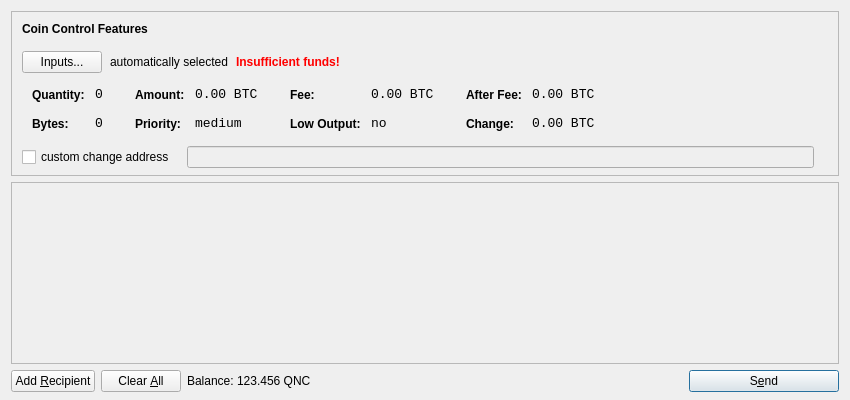
<?xml version="1.0" encoding="UTF-8"?>
<ui version="4.0">
 <class>SendCoinsDialog</class>
 <widget class="QDialog" name="SendCoinsDialog">
  <property name="geometry">
   <rect>
    <x>0</x>
    <y>0</y>
    <width>850</width>
    <height>400</height>
   </rect>
  </property>
  <property name="windowTitle">
   <string>Send Coins</string>
  </property>
  <layout class="QVBoxLayout" name="verticalLayout" stretch="0,1,0">
   <property name="bottomMargin">
    <number>8</number>
   </property>
   <item>
    <widget class="QFrame" name="frameCoinControl">
     <property name="sizePolicy">
      <sizepolicy hsizetype="Expanding" vsizetype="Expanding">
       <horstretch>0</horstretch>
       <verstretch>0</verstretch>
      </sizepolicy>
     </property>
     <property name="maximumSize">
      <size>
       <width>16777215</width>
       <height>16777215</height>
      </size>
     </property>
     <property name="frameShape">
      <enum>QFrame::StyledPanel</enum>
     </property>
     <property name="frameShadow">
      <enum>QFrame::Sunken</enum>
     </property>
     <layout class="QVBoxLayout" name="verticalLayoutCoinControl2">
      <property name="spacing">
       <number>-1</number>
      </property>
      <property name="leftMargin">
       <number>0</number>
      </property>
      <property name="topMargin">
       <number>0</number>
      </property>
      <property name="rightMargin">
       <number>0</number>
      </property>
      <property name="bottomMargin">
       <number>6</number>
      </property>
      <item>
       <layout class="QVBoxLayout" name="verticalLayoutCoinControl" stretch="0,0,0,0,1">
        <property name="spacing">
         <number>0</number>
        </property>
        <property name="leftMargin">
         <number>10</number>
        </property>
        <property name="topMargin">
         <number>10</number>
        </property>
        <item>
         <layout class="QHBoxLayout" name="horizontalLayoutCoinControl1">
          <property name="bottomMargin">
           <number>15</number>
          </property>
          <item>
           <widget class="QLabel" name="labelCoinControlFeatures">
            <property name="sizePolicy">
             <sizepolicy hsizetype="Preferred" vsizetype="Maximum">
              <horstretch>0</horstretch>
              <verstretch>0</verstretch>
             </sizepolicy>
            </property>
            <property name="font">
             <font>
              <weight>75</weight>
              <bold>true</bold>
             </font>
            </property>
            <property name="styleSheet">
             <string notr="true">font-weight:bold;</string>
            </property>
            <property name="text">
             <string>Coin Control Features</string>
            </property>
           </widget>
          </item>
         </layout>
        </item>
        <item>
         <layout class="QHBoxLayout" name="horizontalLayoutCoinControl2" stretch="0,0,0,0">
          <property name="spacing">
           <number>8</number>
          </property>
          <property name="bottomMargin">
           <number>10</number>
          </property>
          <item>
           <widget class="QPushButton" name="pushButtonCoinControl">
            <property name="styleSheet">
             <string notr="true"/>
            </property>
            <property name="text">
             <string>Inputs...</string>
            </property>
           </widget>
          </item>
          <item>
           <widget class="QLabel" name="labelCoinControlAutomaticallySelected">
            <property name="text">
             <string>automatically selected</string>
            </property>
            <property name="margin">
             <number>5</number>
            </property>
           </widget>
          </item>
          <item>
           <widget class="QLabel" name="labelCoinControlInsuffFunds">
            <property name="font">
             <font>
              <weight>75</weight>
              <bold>true</bold>
             </font>
            </property>
            <property name="styleSheet">
             <string notr="true">color:red;font-weight:bold;</string>
            </property>
            <property name="text">
             <string>Insufficient funds!</string>
            </property>
            <property name="margin">
             <number>5</number>
            </property>
           </widget>
          </item>
          <item>
           <spacer name="horizontalSpacerCoinControl">
            <property name="orientation">
             <enum>Qt::Horizontal</enum>
            </property>
            <property name="sizeHint" stdset="0">
             <size>
              <width>40</width>
              <height>1</height>
             </size>
            </property>
           </spacer>
          </item>
         </layout>
        </item>
        <item>
         <widget class="QWidget" name="widgetCoinControl" native="true">
          <property name="sizePolicy">
           <sizepolicy hsizetype="Preferred" vsizetype="Preferred">
            <horstretch>0</horstretch>
            <verstretch>0</verstretch>
           </sizepolicy>
          </property>
          <property name="minimumSize">
           <size>
            <width>0</width>
            <height>0</height>
           </size>
          </property>
          <property name="styleSheet">
           <string notr="true"/>
          </property>
          <layout class="QHBoxLayout" name="horizontalLayoutCoinControl5">
           <property name="margin">
            <number>0</number>
           </property>
           <item>
            <layout class="QHBoxLayout" name="horizontalLayoutCoinControl3" stretch="0,0,0,1">
             <property name="spacing">
              <number>20</number>
             </property>
             <property name="topMargin">
              <number>0</number>
             </property>
             <property name="bottomMargin">
              <number>10</number>
             </property>
             <item>
              <layout class="QFormLayout" name="formLayoutCoinControl1">
               <property name="horizontalSpacing">
                <number>10</number>
               </property>
               <property name="verticalSpacing">
                <number>14</number>
               </property>
               <property name="leftMargin">
                <number>10</number>
               </property>
               <property name="topMargin">
                <number>4</number>
               </property>
               <property name="rightMargin">
                <number>6</number>
               </property>
               <item row="0" column="0">
                <widget class="QLabel" name="labelCoinControlQuantityText">
                 <property name="styleSheet">
                  <string notr="true">font-weight:bold;</string>
                 </property>
                 <property name="text">
                  <string>Quantity:</string>
                 </property>
                 <property name="margin">
                  <number>0</number>
                 </property>
                </widget>
               </item>
               <item row="0" column="1">
                <widget class="QLabel" name="labelCoinControlQuantity">
                 <property name="font">
                  <font>
                   <family>Monospace</family>
                   <pointsize>10</pointsize>
                  </font>
                 </property>
                 <property name="cursor">
                  <cursorShape>IBeamCursor</cursorShape>
                 </property>
                 <property name="contextMenuPolicy">
                  <enum>Qt::ActionsContextMenu</enum>
                 </property>
                 <property name="text">
                  <string notr="true">0</string>
                 </property>
                 <property name="margin">
                  <number>0</number>
                 </property>
                 <property name="textInteractionFlags">
                  <set>Qt::LinksAccessibleByMouse|Qt::TextSelectableByKeyboard|Qt::TextSelectableByMouse</set>
                 </property>
                </widget>
               </item>
               <item row="1" column="0">
                <widget class="QLabel" name="labelCoinControlBytesText">
                 <property name="styleSheet">
                  <string notr="true">font-weight:bold;</string>
                 </property>
                 <property name="text">
                  <string>Bytes:</string>
                 </property>
                </widget>
               </item>
               <item row="1" column="1">
                <widget class="QLabel" name="labelCoinControlBytes">
                 <property name="font">
                  <font>
                   <family>Monospace</family>
                   <pointsize>10</pointsize>
                  </font>
                 </property>
                 <property name="cursor">
                  <cursorShape>IBeamCursor</cursorShape>
                 </property>
                 <property name="contextMenuPolicy">
                  <enum>Qt::ActionsContextMenu</enum>
                 </property>
                 <property name="text">
                  <string notr="true">0</string>
                 </property>
                 <property name="textInteractionFlags">
                  <set>Qt::LinksAccessibleByMouse|Qt::TextSelectableByKeyboard|Qt::TextSelectableByMouse</set>
                 </property>
                </widget>
               </item>
              </layout>
             </item>
             <item>
              <layout class="QFormLayout" name="formLayoutCoinControl2">
               <property name="horizontalSpacing">
                <number>10</number>
               </property>
               <property name="verticalSpacing">
                <number>14</number>
               </property>
               <property name="leftMargin">
                <number>6</number>
               </property>
               <property name="topMargin">
                <number>4</number>
               </property>
               <property name="rightMargin">
                <number>6</number>
               </property>
               <item row="0" column="0">
                <widget class="QLabel" name="labelCoinControlAmountText">
                 <property name="styleSheet">
                  <string notr="true">font-weight:bold;</string>
                 </property>
                 <property name="text">
                  <string>Amount:</string>
                 </property>
                 <property name="margin">
                  <number>0</number>
                 </property>
                </widget>
               </item>
               <item row="0" column="1">
                <widget class="QLabel" name="labelCoinControlAmount">
                 <property name="font">
                  <font>
                   <family>Monospace</family>
                   <pointsize>10</pointsize>
                  </font>
                 </property>
                 <property name="cursor">
                  <cursorShape>IBeamCursor</cursorShape>
                 </property>
                 <property name="contextMenuPolicy">
                  <enum>Qt::ActionsContextMenu</enum>
                 </property>
                 <property name="text">
                  <string notr="true">0.00 BTC</string>
                 </property>
                 <property name="textInteractionFlags">
                  <set>Qt::LinksAccessibleByMouse|Qt::TextSelectableByKeyboard|Qt::TextSelectableByMouse</set>
                 </property>
                </widget>
               </item>
               <item row="1" column="0">
                <widget class="QLabel" name="labelCoinControlPriorityText">
                 <property name="styleSheet">
                  <string notr="true">font-weight:bold;</string>
                 </property>
                 <property name="text">
                  <string>Priority:</string>
                 </property>
                </widget>
               </item>
               <item row="1" column="1">
                <widget class="QLabel" name="labelCoinControlPriority">
                 <property name="font">
                  <font>
                   <family>Monospace</family>
                   <pointsize>10</pointsize>
                  </font>
                 </property>
                 <property name="cursor">
                  <cursorShape>IBeamCursor</cursorShape>
                 </property>
                 <property name="contextMenuPolicy">
                  <enum>Qt::ActionsContextMenu</enum>
                 </property>
                 <property name="text">
                  <string>medium</string>
                 </property>
                 <property name="textInteractionFlags">
                  <set>Qt::LinksAccessibleByMouse|Qt::TextSelectableByKeyboard|Qt::TextSelectableByMouse</set>
                 </property>
                </widget>
               </item>
              </layout>
             </item>
             <item>
              <layout class="QFormLayout" name="formLayoutCoinControl3">
               <property name="horizontalSpacing">
                <number>10</number>
               </property>
               <property name="verticalSpacing">
                <number>14</number>
               </property>
               <property name="leftMargin">
                <number>6</number>
               </property>
               <property name="topMargin">
                <number>4</number>
               </property>
               <property name="rightMargin">
                <number>6</number>
               </property>
               <item row="0" column="0">
                <widget class="QLabel" name="labelCoinControlFeeText">
                 <property name="styleSheet">
                  <string notr="true">font-weight:bold;</string>
                 </property>
                 <property name="text">
                  <string>Fee:</string>
                 </property>
                 <property name="margin">
                  <number>0</number>
                 </property>
                </widget>
               </item>
               <item row="0" column="1">
                <widget class="QLabel" name="labelCoinControlFee">
                 <property name="font">
                  <font>
                   <family>Monospace</family>
                   <pointsize>10</pointsize>
                  </font>
                 </property>
                 <property name="cursor">
                  <cursorShape>IBeamCursor</cursorShape>
                 </property>
                 <property name="contextMenuPolicy">
                  <enum>Qt::ActionsContextMenu</enum>
                 </property>
                 <property name="text">
                  <string notr="true">0.00 BTC</string>
                 </property>
                 <property name="textInteractionFlags">
                  <set>Qt::LinksAccessibleByMouse|Qt::TextSelectableByKeyboard|Qt::TextSelectableByMouse</set>
                 </property>
                </widget>
               </item>
               <item row="1" column="0">
                <widget class="QLabel" name="labelCoinControlLowOutputText">
                 <property name="styleSheet">
                  <string notr="true">font-weight:bold;</string>
                 </property>
                 <property name="text">
                  <string>Low Output:</string>
                 </property>
                </widget>
               </item>
               <item row="1" column="1">
                <widget class="QLabel" name="labelCoinControlLowOutput">
                 <property name="font">
                  <font>
                   <family>Monospace</family>
                   <pointsize>10</pointsize>
                  </font>
                 </property>
                 <property name="cursor">
                  <cursorShape>IBeamCursor</cursorShape>
                 </property>
                 <property name="contextMenuPolicy">
                  <enum>Qt::ActionsContextMenu</enum>
                 </property>
                 <property name="text">
                  <string>no</string>
                 </property>
                 <property name="textInteractionFlags">
                  <set>Qt::LinksAccessibleByMouse|Qt::TextSelectableByKeyboard|Qt::TextSelectableByMouse</set>
                 </property>
                </widget>
               </item>
              </layout>
             </item>
             <item>
              <layout class="QFormLayout" name="formLayoutCoinControl4">
               <property name="horizontalSpacing">
                <number>10</number>
               </property>
               <property name="verticalSpacing">
                <number>14</number>
               </property>
               <property name="leftMargin">
                <number>6</number>
               </property>
               <property name="topMargin">
                <number>4</number>
               </property>
               <property name="rightMargin">
                <number>6</number>
               </property>
               <item row="0" column="0">
                <widget class="QLabel" name="labelCoinControlAfterFeeText">
                 <property name="styleSheet">
                  <string notr="true">font-weight:bold;</string>
                 </property>
                 <property name="text">
                  <string>After Fee:</string>
                 </property>
                 <property name="margin">
                  <number>0</number>
                 </property>
                </widget>
               </item>
               <item row="0" column="1">
                <widget class="QLabel" name="labelCoinControlAfterFee">
                 <property name="font">
                  <font>
                   <family>Monospace</family>
                   <pointsize>10</pointsize>
                  </font>
                 </property>
                 <property name="cursor">
                  <cursorShape>IBeamCursor</cursorShape>
                 </property>
                 <property name="contextMenuPolicy">
                  <enum>Qt::ActionsContextMenu</enum>
                 </property>
                 <property name="text">
                  <string notr="true">0.00 BTC</string>
                 </property>
                 <property name="textInteractionFlags">
                  <set>Qt::LinksAccessibleByMouse|Qt::TextSelectableByKeyboard|Qt::TextSelectableByMouse</set>
                 </property>
                </widget>
               </item>
               <item row="1" column="0">
                <widget class="QLabel" name="labelCoinControlChangeText">
                 <property name="styleSheet">
                  <string notr="true">font-weight:bold;</string>
                 </property>
                 <property name="text">
                  <string>Change:</string>
                 </property>
                </widget>
               </item>
               <item row="1" column="1">
                <widget class="QLabel" name="labelCoinControlChange">
                 <property name="font">
                  <font>
                   <family>Monospace</family>
                   <pointsize>10</pointsize>
                  </font>
                 </property>
                 <property name="cursor">
                  <cursorShape>IBeamCursor</cursorShape>
                 </property>
                 <property name="contextMenuPolicy">
                  <enum>Qt::ActionsContextMenu</enum>
                 </property>
                 <property name="text">
                  <string notr="true">0.00 BTC</string>
                 </property>
                 <property name="textInteractionFlags">
                  <set>Qt::LinksAccessibleByMouse|Qt::TextSelectableByKeyboard|Qt::TextSelectableByMouse</set>
                 </property>
                </widget>
               </item>
              </layout>
             </item>
            </layout>
           </item>
          </layout>
         </widget>
        </item>
        <item>
         <layout class="QHBoxLayout" name="horizontalLayoutCoinControl4" stretch="0,0,0">
          <property name="spacing">
           <number>12</number>
          </property>
          <property name="sizeConstraint">
           <enum>QLayout::SetDefaultConstraint</enum>
          </property>
          <property name="topMargin">
           <number>5</number>
          </property>
          <property name="rightMargin">
           <number>5</number>
          </property>
          <item>
           <widget class="QCheckBox" name="checkBoxCoinControlChange">
            <property name="text">
             <string>custom change address</string>
            </property>
           </widget>
          </item>
          <item>
           <widget class="QLineEdit" name="lineEditCoinControlChange">
            <property name="enabled">
             <bool>false</bool>
            </property>
            <property name="sizePolicy">
             <sizepolicy hsizetype="Expanding" vsizetype="Fixed">
              <horstretch>0</horstretch>
              <verstretch>0</verstretch>
             </sizepolicy>
            </property>
           </widget>
          </item>
          <item>
           <widget class="QLabel" name="labelCoinControlChangeLabel">
            <property name="sizePolicy">
             <sizepolicy hsizetype="Preferred" vsizetype="Expanding">
              <horstretch>0</horstretch>
              <verstretch>0</verstretch>
             </sizepolicy>
            </property>
            <property name="minimumSize">
             <size>
              <width>0</width>
              <height>0</height>
             </size>
            </property>
            <property name="text">
             <string/>
            </property>
            <property name="margin">
             <number>3</number>
            </property>
           </widget>
          </item>
         </layout>
        </item>
        <item>
         <spacer name="verticalSpacerCoinControl">
          <property name="orientation">
           <enum>Qt::Vertical</enum>
          </property>
          <property name="sizeHint" stdset="0">
           <size>
            <width>800</width>
            <height>1</height>
           </size>
          </property>
         </spacer>
        </item>
       </layout>
      </item>
     </layout>
    </widget>
   </item>
   <item>
    <widget class="QScrollArea" name="scrollArea">
     <property name="widgetResizable">
      <bool>true</bool>
     </property>
     <widget class="QWidget" name="scrollAreaWidgetContents">
      <property name="geometry">
       <rect>
        <x>0</x>
        <y>0</y>
        <width>830</width>
        <height>165</height>
       </rect>
      </property>
      <layout class="QVBoxLayout" name="verticalLayout_2">
       <property name="margin">
        <number>0</number>
       </property>
       <item>
        <layout class="QVBoxLayout" name="entries">
         <property name="spacing">
          <number>6</number>
         </property>
        </layout>
       </item>
       <item>
        <spacer name="verticalSpacer">
         <property name="orientation">
          <enum>Qt::Vertical</enum>
         </property>
         <property name="sizeHint" stdset="0">
          <size>
           <width>20</width>
           <height>40</height>
          </size>
         </property>
        </spacer>
       </item>
      </layout>
     </widget>
    </widget>
   </item>
   <item>
    <layout class="QHBoxLayout" name="horizontalLayout">
     <item>
      <widget class="QPushButton" name="addButton">
       <property name="toolTip">
        <string>Send to multiple recipients at once</string>
       </property>
       <property name="text">
        <string>Add &amp;Recipient</string>
       </property>
       <property name="icon">
        <iconset resource="../bitcoin.qrc">
         <normaloff>:/icons/add</normaloff>:/icons/add</iconset>
       </property>
       <property name="autoDefault">
        <bool>false</bool>
       </property>
      </widget>
     </item>
     <item>
      <widget class="QPushButton" name="clearButton">
       <property name="sizePolicy">
        <sizepolicy hsizetype="Minimum" vsizetype="Fixed">
         <horstretch>0</horstretch>
         <verstretch>0</verstretch>
        </sizepolicy>
       </property>
       <property name="toolTip">
        <string>Remove all transaction fields</string>
       </property>
       <property name="text">
        <string>Clear &amp;All</string>
       </property>
       <property name="icon">
        <iconset resource="../bitcoin.qrc">
         <normaloff>:/icons/remove</normaloff>:/icons/remove</iconset>
       </property>
       <property name="autoRepeatDelay">
        <number>300</number>
       </property>
       <property name="autoDefault">
        <bool>false</bool>
       </property>
      </widget>
     </item>
     <item>
      <layout class="QHBoxLayout" name="horizontalLayout_2">
       <property name="spacing">
        <number>3</number>
       </property>
       <item>
        <widget class="QLabel" name="label">
         <property name="text">
          <string>Balance:</string>
         </property>
        </widget>
       </item>
       <item>
        <widget class="QLabel" name="labelBalance">
         <property name="cursor">
          <cursorShape>IBeamCursor</cursorShape>
         </property>
         <property name="text">
          <string>123.456 QNC</string>
         </property>
         <property name="textInteractionFlags">
          <set>Qt::LinksAccessibleByMouse|Qt::TextSelectableByKeyboard|Qt::TextSelectableByMouse</set>
         </property>
        </widget>
       </item>
      </layout>
     </item>
     <item>
      <spacer name="horizontalSpacer">
       <property name="orientation">
        <enum>Qt::Horizontal</enum>
       </property>
       <property name="sizeHint" stdset="0">
        <size>
         <width>40</width>
         <height>20</height>
        </size>
       </property>
      </spacer>
     </item>
     <item>
      <widget class="QPushButton" name="sendButton">
       <property name="minimumSize">
        <size>
         <width>150</width>
         <height>0</height>
        </size>
       </property>
       <property name="toolTip">
        <string>Confirm the send action</string>
       </property>
       <property name="text">
        <string>S&amp;end</string>
       </property>
       <property name="icon">
        <iconset resource="../bitcoin.qrc">
         <normaloff>:/icons/send</normaloff>:/icons/send</iconset>
       </property>
       <property name="default">
        <bool>true</bool>
       </property>
      </widget>
     </item>
    </layout>
   </item>
  </layout>
 </widget>
 <resources>
  <include location="../bitcoin.qrc"/>
 </resources>
 <connections/>
</ui>
